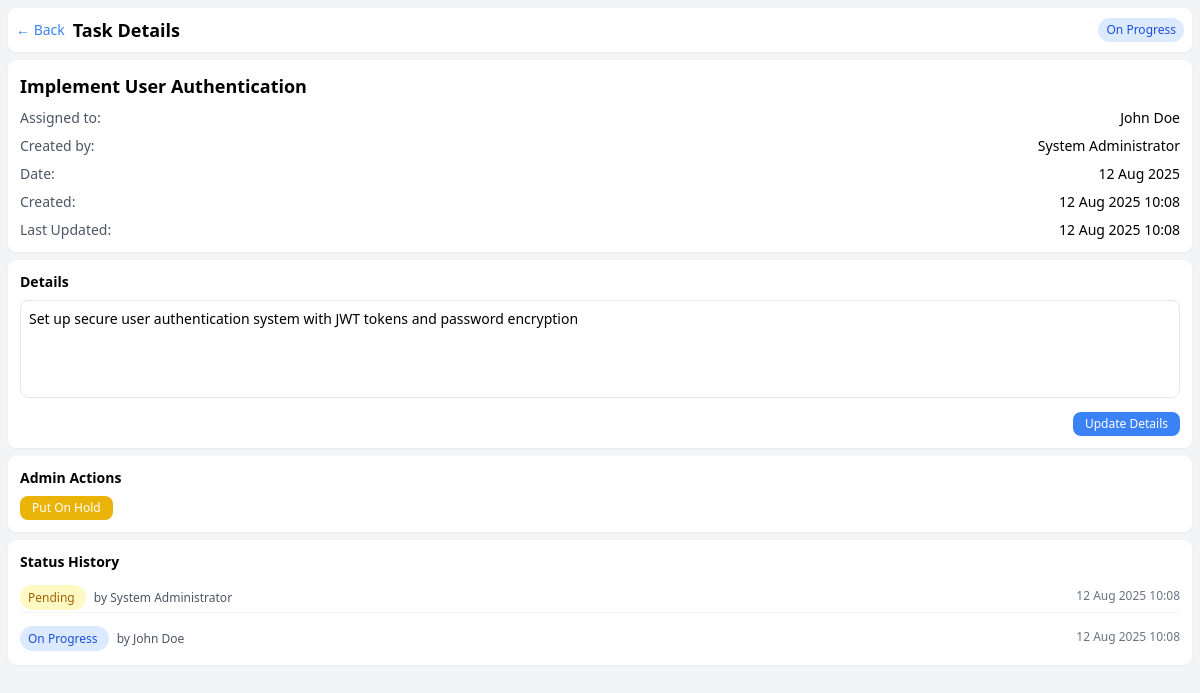
/task.php?id=2 (signed in), run on the app's committed database.
### tables this page shows
CREATE TABLE tasks (
    id INT PRIMARY KEY AUTO_INCREMENT,
    title VARCHAR(200) NOT NULL,
    details TEXT,
    date DATE NOT NULL,
    assigned_to INT NOT NULL,
    created_by INT NOT NULL,
    approved_by INT NULL,
    updated_by INT NULL,   
    status ENUM('Pending','On Progress','Done','Approved','On Hold') DEFAULT 'Pending',
    priority ENUM('low','medium','high') DEFAULT 'medium',
    estimated_hours DECIMAL(4,2) NULL,
    actual_hours DECIMAL(4,2) NULL,
    due_time TIME NULL,
    tags JSON NULL,
    attachments JSON NULL,
    completion_notes TEXT NULL,
    created_at TIMESTAMP DEFAULT CURRENT_TIMESTAMP,
    updated_at TIMESTAMP DEFAULT CURRENT_TIMESTAMP ON UPDATE CURRENT_TIMESTAMP,
    
    FOREIGN KEY (assigned_to) REFERENCES users(id) ON DELETE RESTRICT,
    FOREIGN KEY (created_by) REFERENCES users(id) ON DELETE RESTRICT,
    FOREIGN KEY (approved_by) REFERENCES users(id) ON DELETE SET NULL,
    FOREIGN KEY (updated_by) REFERENCES users(id) ON DELETE SET NULL,
    
    INDEX idx_assigned_to (assigned_to),
    INDEX idx_date (date),
    INDEX idx_status (status),
    INDEX idx_priority (priority),
    INDEX idx_created_by (created_by),
    INDEX idx_date_status (date, status),
    INDEX idx_assigned_date (assigned_to, date)
);

CREATE TABLE users (
    id INT PRIMARY KEY AUTO_INCREMENT,
    name VARCHAR(100) NOT NULL,
    email VARCHAR(150) UNIQUE NOT NULL,
    password VARCHAR(255) NOT NULL,
    role ENUM('admin','user') DEFAULT 'user',
    avatar VARCHAR(255) NULL,
    phone VARCHAR(20) NULL,
    department VARCHAR(100) NULL,
    is_active BOOLEAN DEFAULT TRUE,
    last_login TIMESTAMP NULL,
    failed_attempts INT DEFAULT 0,
    locked_until TIMESTAMP NULL,
    force_password_change BOOLEAN DEFAULT FALSE,
    created_at TIMESTAMP DEFAULT CURRENT_TIMESTAMP,
    updated_at TIMESTAMP DEFAULT CURRENT_TIMESTAMP ON UPDATE CURRENT_TIMESTAMP,
    
    INDEX idx_email (email),
    INDEX idx_role (role),
    INDEX idx_active (is_active)
);

CREATE TABLE status_logs (
    id INT PRIMARY KEY AUTO_INCREMENT,
    task_id INT NOT NULL,
    status ENUM('Pending','On Progress','Done','Approved','On Hold') NOT NULL,
    previous_status ENUM('Pending','On Progress','Done','Approved','On Hold') NULL,
    updated_by INT NOT NULL,
    comments TEXT NULL,
    timestamp TIMESTAMP DEFAULT CURRENT_TIMESTAMP,
    
    FOREIGN KEY (task_id) REFERENCES tasks(id) ON DELETE CASCADE,
    FOREIGN KEY (updated_by) REFERENCES users(id) ON DELETE RESTRICT,
    
    INDEX idx_task_id (task_id),
    INDEX idx_timestamp (timestamp),
    INDEX idx_updated_by (updated_by)
);

### includes/auth.php (called while the page is built, shortened)
<?php
function isAdmin() {
    return isset($_SESSION['role']) && $_SESSION['role'] === 'admin';
}
?>

### task.php (the view, shortened to what this page needs)
<?php
require_once 'includes/auth.php';
require_once 'includes/functions.php';
$taskId = $_GET['id'] ?? null;
$stmt = $pdo->prepare("
    SELECT t.*, u.name as assigned_name, c.name as created_name
    FROM tasks t
    LEFT JOIN users u ON t.assigned_to = u.id
    LEFT JOIN users c ON t.created_by = c.id
    WHERE t.id = ?
");
$stmt->execute([$taskId]);
$task = $stmt->fetch();
$stmt = $pdo->prepare("
    SELECT sl.*, u.name as updated_by_name
    FROM status_logs sl
    LEFT JOIN users u ON sl.updated_by = u.id
    WHERE sl.task_id = ?
    ORDER BY sl.timestamp DESC
");
$stmt->execute([$taskId]);
$statusLogs = $stmt->fetchAll();
?>
<!DOCTYPE html>
<html lang="en">
<head>
    <script src="https://cdn.tailwindcss.com"></script>
</head>
<body class="bg-gray-100 min-h-screen pb-16">
    <div class="p-2">
        <header class="flex justify-between items-center py-2 px-2 bg-white rounded-lg shadow-sm mb-2">
            <div class="flex items-center gap-2">
                <a href="<?= $_SESSION['role'] === 'admin' ? 'admin-dashboard.php' : 'index.php' ?>"
                   class="text-blue-500 text-sm">← Back</a>
                <h1 class="text-lg font-bold">Task Details</h1>
            </div>
            <span class="px-2 py-1 text-xs rounded-full <?= getStatusColor($task['status']) ?>">
                <?= $task['status'] ?>
            </span>
        </header>
        <div class="bg-white p-3 rounded-lg shadow-sm mb-2">
            <h2 class="text-lg font-semibold mb-2"><?= htmlspecialchars($task['title']) ?></h2>
            <div class="space-y-2 text-sm">
                <div class="flex justify-between">
                    <span class="text-gray-600">Assigned to:</span>
                    <span><?= htmlspecialchars($task['assigned_name']) ?></span>
                </div>
                <div class="flex justify-between">
                    <span class="text-gray-600">Created by:</span>
                    <span><?= htmlspecialchars($task['created_name']) ?></span>
                </div>
                <div class="flex justify-between">
                    <span class="text-gray-600">Date:</span>
                    <span><?= date('d M Y', strtotime($task['date'])) ?></span>
                </div>
                <div class="flex justify-between">
                    <span class="text-gray-600">Created:</span>
                    <span><?= date('d M Y H:i', strtotime($task['created_at'])) ?></span>
                </div>
                <div class="flex justify-between">
                    <span class="text-gray-600">Last Updated:</span>
                    <span><?= date('d M Y H:i', strtotime($task['updated_at'])) ?></span>
                </div>
            </div>
        </div>
        <div class="bg-white p-3 rounded-lg shadow-sm mb-2">
            <h3 class="text-sm font-semibold mb-2">Details</h3>
            <?php if (isAdmin() || $task['assigned_to'] == $_SESSION['user_id']): ?>
                <form method="POST" class="space-y-2">
                    <textarea name="details" rows="4"
                              class="w-full p-2 text-sm border rounded-lg resize-none focus:outline-none focus:ring-2 focus:ring-blue-500"
                              placeholder="Add task details..."><?= htmlspecialchars($task['details']) ?></textarea>
                    <div class="flex justify-end">
                        <button type="submit" name="action" value="update_details"
                                class="bg-blue-500 text-white px-3 py-1 rounded-lg text-xs">Update Details</button>
                    </div>
                </form>
            <?php else: ?>
                <p class="text-sm text-gray-700"><?= nl2br(htmlspecialchars($task['details'])) ?></p>
            <?php endif; ?>
        </div>
        <?php if (isAdmin()): ?>
            <div class="bg-white p-3 rounded-lg shadow-sm mb-2">
                <h3 class="text-sm font-semibold mb-2">Admin Actions</h3>
                <div class="flex gap-2 flex-wrap">
                    <button onclick="updateStatus(<?= $task['id'] ?>, 'On Hold')"
                            class="bg-yellow-500 text-white px-3 py-1 rounded-lg text-xs">Put On Hold</button>
                </div>
            </div>
        <?php endif; ?>
        <div class="bg-white p-3 rounded-lg shadow-sm">
            <h3 class="text-sm font-semibold mb-2">Status History</h3>
            <?php if (empty($statusLogs)): ?>
                <p class="text-xs text-gray-500">No status changes recorded</p>
            <?php else: ?>
                <div class="space-y-2">
                    <?php foreach ($statusLogs as $log): ?>
                        <div class="flex justify-between items-center py-1 border-b border-gray-100 last:border-b-0">
                            <div>
                                <span class="px-2 py-1 text-xs rounded-full <?= getStatusColor($log['status']) ?>">
                                    <?= $log['status'] ?>
                                </span>
                                <span class="text-xs text-gray-600 ml-2">by <?= htmlspecialchars($log['updated_by_name']) ?></span>
                            </div>
                            <span class="text-xs text-gray-500"><?= date('d M Y H:i', strtotime($log['timestamp'])) ?></span>
                        </div>
                    <?php endforeach; ?>
                </div>
            <?php endif; ?>
        </div>
    </div>
</body>
</html>
<?php
function getStatusColor($status) {
    switch ($status) {
        case 'Pending': return 'bg-yellow-100 text-yellow-700';
        case 'On Progress': return 'bg-blue-100 text-blue-700';
    }
}
?>

### data on the page
tasks: status "On Progress", title "Implement User Authentication", assigned_to.name "John Doe", created_by.name "System Administrator", date "12 Aug 2025", created_at "12 Aug 2025 10:08", updated_at "12 Aug 2025 10:08", details "Set up secure user authentication system with JWT tokens and password encryption"
status_logs: status "Pending", updated_by.name "System Administrator", timestamp "12 Aug 2025 10:08"
status_logs: status "On Progress", updated_by.name "John Doe", timestamp "12 Aug 2025 10:08"
